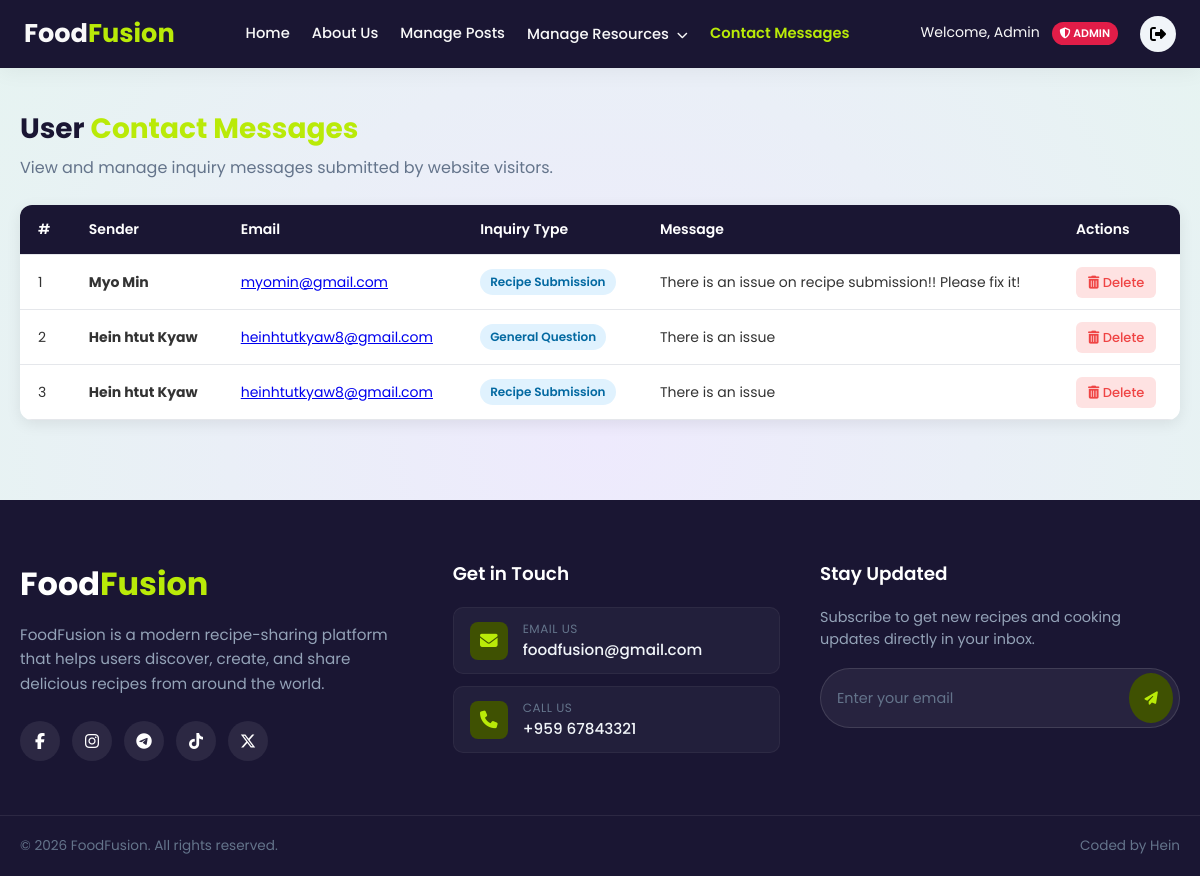
Page /contact.php (signed in) on the committed database.
### tables this page shows
CREATE TABLE `contact_messages` (
  `id` int(11) NOT NULL,
  `name` varchar(100) NOT NULL,
  `email` varchar(150) NOT NULL,
  `subject` varchar(100) NOT NULL,
  `message` text NOT NULL,
  `created_at` timestamp NOT NULL DEFAULT current_timestamp()
);

### contact.php (the view, shortened to what this page needs)
<?php
include "db.php";
$is_admin = isset($_SESSION['role']) && $_SESSION['role'] === 'admin';
if ($is_admin) {
    $sql = "SELECT * FROM contact_messages ORDER BY id DESC";
    $result = $conn->query($sql);
}
$current_page = basename($_SERVER['PHP_SELF']);
?>
<!DOCTYPE html>
<html lang="en">
<head>
    <link rel="stylesheet" href="style.css">
    <link rel="stylesheet" href="https://cdnjs.cloudflare.com/ajax/libs/font-awesome/6.5.1/css/all.min.css">
</head>
<body>
    <nav>
        <div class="navbar">
            <div class="head-left">
                <h2>Food<span class="span_text">Fusion</span></h2>
            </div>
            <div class="nav-links" id="navLinks">
                <a href="index.php" class="<?php echo ($current_page == 'index.php') ? 'active-nav' : ''; ?>">Home</a>
                <a href="about.php" class="<?php echo ($current_page == 'about.php') ? 'active-nav' : ''; ?>">About Us</a>
                <?php if (isset($_SESSION['role']) && $_SESSION['role'] == 'admin'): ?>
                    <a href="manage_posts.php" class="<?php echo ($current_page == 'manage_posts.php') ? 'active-nav' : ''; ?>">Manage Posts</a>
                    <div class="dropdown">
                        <a href="#" class="<?php echo ($current_page == 'admin_recipes.php' || $current_page == 'admin_resources.php') ? 'active-nav' : ''; ?>">Manage Resources <i class="fa-solid fa-chevron-down nav-arrow"></i></a>
                    </div>
                <?php endif; ?>
                <a href="contact.php" class="<?php echo ($current_page == 'contact.php') ? 'active-nav' : ''; ?>">
                    <?php echo $is_admin ? 'Contact Messages' : 'Contact Us'; ?>
                </a>
            </div>
            <div class="user-area">
                <?php if (isset($_SESSION['user_id'])): ?>
                    <span class="welcome-text">
                        Welcome, <?php echo htmlspecialchars($_SESSION['user']); ?>
                        <?php if ($is_admin): ?>
                            <span class="admin-badge"><i class="fa-solid fa-shield-halved"></i> Admin</span>
                        <?php endif; ?>
                    </span>
                    <a href="logout.php" class="logout-link" title="Logout">
                        <i class="fa-solid fa-right-from-bracket"></i>
                    </a>
                <?php endif; ?>
            </div>
        </div>
    </nav>
    <?php if ($is_admin): ?>
        <div class="main-wrapper admin-contact-container">
            <div class="admin-header">
                <h1>User <span class="span_text">Contact Messages</span></h1>
                <p>View and manage inquiry messages submitted by website visitors.</p>
            </div>
            <div class="messages-table-card">
                <?php if ($result && $result->num_rows > 0): ?>
                    <table class="admin-table">
                        <thead>
                            <tr>
                                <th>#</th>
                                <th>Sender</th>
                                <th>Email</th>
                                <th>Inquiry Type</th>
                                <th>Message</th>
                                <th>Actions</th>
                            </tr>
                        </thead>
                        <tbody>
                            <?php
                            $count = 1;
                            while ($row = $result->fetch_assoc()):
                            ?>
                                <tr>
                                    <td><?php echo $count++; ?></td>
                                    <td><strong><?php echo htmlspecialchars($row['name']); ?></strong></td>
                                    <td>
                                        <a href="mailto:<?php echo htmlspecialchars($row['email']); ?>">
                                            <?php echo htmlspecialchars($row['email']); ?>
                                        </a>
                                    </td>
                                    <td>
                                        <span class="badge-inquiry">
                                            <?php echo htmlspecialchars($row['subject']); ?>
                                        </span>
                                    </td>
                                    <td><?php echo nl2br(htmlspecialchars($row['message'])); ?></td>
                                    <td>
                                        <a href="contact.php?action=delete&id=<?php echo $row['id']; ?>"
                                            class="btn-delete"
                                            onclick="return confirm('Are you sure you want to delete this message?');">
                                            <i class="fa-solid fa-trash-can"></i> Delete
                                        </a>
                                    </td>
                                </tr>
                            <?php endwhile; ?>
                        </tbody>
                    </table>
                <?php endif; ?>
            </div>
        </div>
    <?php endif; ?>
    <footer class="modern-footer">
        <div class="footer-container">
            <div class="footer-brand">
                <h2 class="footer-logo">Food<span class="span_text">Fusion</span></h2>
                <p class="footer-desc">
                    FoodFusion is a modern recipe-sharing platform that helps users discover,
                    create, and share delicious recipes from around the world.
                </p>
                <div class="social-links">
                    <a href="#" class="social-icon" aria-label="Facebook"><i class="fab fa-facebook-f"></i></a>
                    <a href="#" class="social-icon" aria-label="Instagram"><i class="fab fa-instagram"></i></a>
                    <a href="#" class="social-icon" aria-label="Telegram"><i class="fab fa-telegram"></i></a>
                    <a href="#" class="social-icon" aria-label="TikTok"><i class="fab fa-tiktok"></i></a>
                    <a href="#" class="social-icon" aria-label="Twitter"><i class="fab fa-x-twitter"></i></a>
                </div>
            </div>
            <div class="footer-contact-wrapper">
                <h3 class="footer-heading">Get in Touch</h3>
                <div class="contact-card">
                    <div class="contact-icon"><i class="fa-solid fa-envelope"></i></div>
                    <div class="contact-info">
                        <span>Email Us</span>
                        <p>foodfusion@gmail.com</p>
                    </div>
                </div>
                <div class="contact-card">
                    <div class="contact-icon"><i class="fa-solid fa-phone"></i></div>
                    <div class="contact-info">
                        <span>Call Us</span>
                        <p>+959 67843321</p>
                    </div>
                </div>
            </div>
            <div class="footer-newsletter">
                <h3 class="footer-heading">Stay Updated</h3>
                <p>Subscribe to get new recipes and cooking updates directly in your inbox.</p>
                <form action="#" method="POST" class="newsletter-form" onsubmit="event.preventDefault();">
                    <div class="input-group">
                        <input type="email" placeholder="Enter your email" required class="newsletter-input">
                        <button type="submit" class="newsletter-btn">
                            <i class="fa-solid fa-paper-plane"></i>
                        </button>
                    </div>
                </form>
            </div>
        </div>
        <div class="footer-bottom">
            <p>&copy; 2026 FoodFusion. All rights reserved.</p>
            <p class="developer-credit">Coded by Hein</p>
        </div>
    </footer>
</body>
</html>

### contact.php (style rules this page uses)
.admin-contact-container { max-width: 1200px; margin: 40px auto; padding: 0 20px; }
.admin-header { margin-bottom: 25px; }
.admin-header h1 { font-size: 28px; color: #1a1633; }
.messages-table-card { background: #ffffff; border-radius: 12px; box-shadow: 0 4px 15px rgba(0, 0, 0, 0.08); overflow: hidden; }
.admin-table { width: 100%; border-collapse: collapse; text-align: left; }
.admin-table th, .admin-table td { padding: 14px 18px; border-bottom: 1px solid #e5e7eb; font-size: 14px; }
.admin-table th { background-color: #1a1633; color: #ffffff; font-weight: 600; }
.badge-inquiry { background: #e0f2fe; color: #0369a1; padding: 4px 10px; border-radius: 20px; font-size: 12px; font-weight: 600; display: inline-block; }
.btn-delete { color: #ef4444; background: #fee2e2; padding: 6px 12px; border-radius: 6px; text-decoration: none; font-size: 13px; font-weight: 500; transition: all 0.2s ease; }

### rows in the picture
contact_messages: name "Myo Min", email "myomin@gmail.com", subject "Recipe Submission", message "There is an issue on recipe submission!! Please fix it!"
contact_messages: name "Hein htut Kyaw", email "heinhtutkyaw8@gmail.com", subject "General Question", message "There is an issue"
contact_messages: name "Hein htut Kyaw", email "heinhtutkyaw8@gmail.com", subject "Recipe Submission", message "There is an issue"

### other values in the picture
$_SESSION['user'] "Admin"
